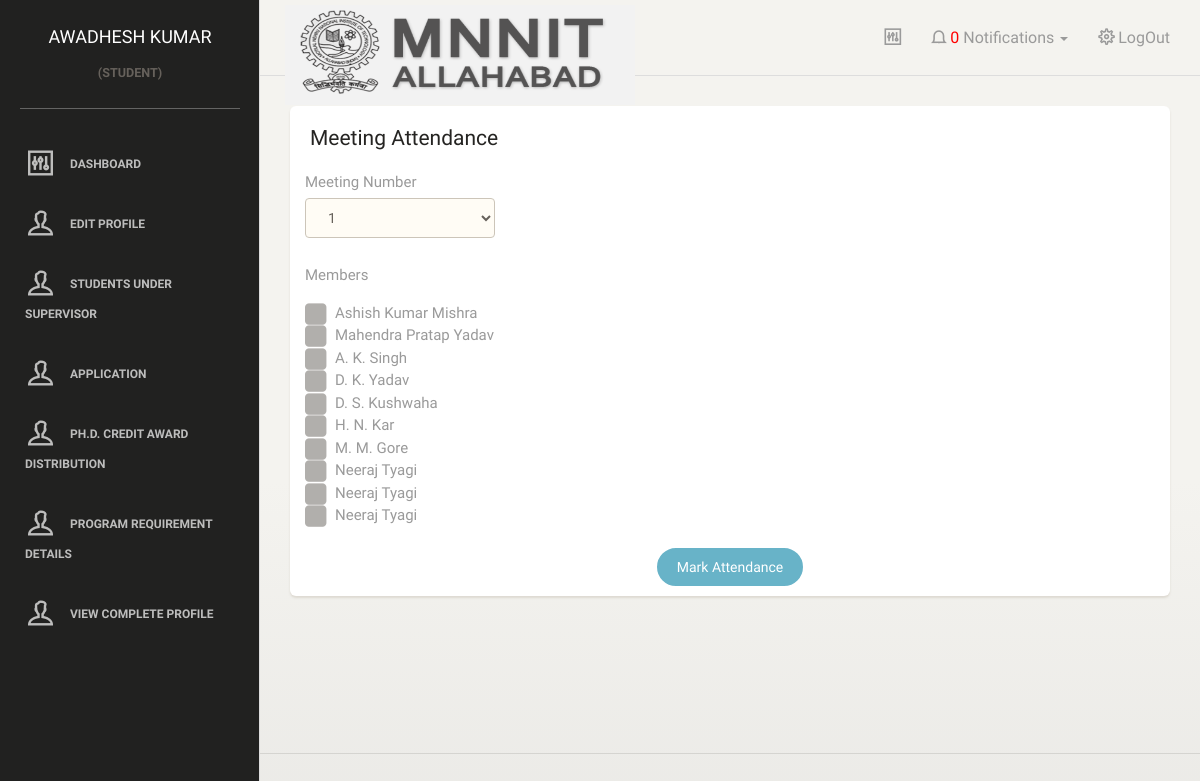
/meetingAttendance.php (signed in), run on the app's committed database.
### tables this page shows
CREATE TABLE `studentmaster` (
  `reg_no` varchar(10) NOT NULL,
  `password` varchar(50) NOT NULL,
  `photo_path` varchar(50) NOT NULL,
  `category` varchar(10) NOT NULL,
  `program` varchar(20) NOT NULL,
  `name` varchar(50) NOT NULL,
  `father_name` varchar(50) NOT NULL,
  `address` varchar(100) NOT NULL,
  `contact_no` decimal(15,0) NOT NULL,
  `mail_id` varchar(30) NOT NULL,
  `hostel` varchar(50) NOT NULL,
  `gender` varchar(20) NOT NULL,
  `highest_qualification` varchar(100) NOT NULL,
  `nationality` varchar(25) NOT NULL,
  `admission_category_code` varchar(10) NOT NULL,
  `stipendiary` tinyint(1) NOT NULL,
  `program_type` varchar(25) NOT NULL,
  `program_category` varchar(25) NOT NULL,
  `dept_id` int(2) NOT NULL,
  `year_of_joining` varchar(20) NOT NULL
);

CREATE TABLE `members` (
  `member_id` varchar(10) NOT NULL,
  `member_type` varchar(20) NOT NULL,
  `committee_id` varchar(10) NOT NULL,
  `dept_id` varchar(10) NOT NULL,
  `role` varchar(25) NOT NULL
);

CREATE TABLE `faculty` (
  `faculty_id` varchar(20) NOT NULL,
  `password` varchar(255) NOT NULL,
  `name` varchar(50) NOT NULL,
  `dept_id` varchar(10) NOT NULL,
  `designation` varchar(50) DEFAULT NULL,
  `contact` decimal(15,0) NOT NULL,
  `mail_id` varchar(50) NOT NULL,
  `external` binary(1) NOT NULL,
  `affiliation` varchar(100) NOT NULL,
  `photo_path` varchar(255) NOT NULL,
  `address` varchar(200) NOT NULL
);

### includes/preProcess.php (called while the page is built, shortened)
<?php
if(!isset($_SESSION['reg_no']))
{
    header("location: ./");
}
else
    $reg_no = $_SESSION['reg_no'];
include("connect.php");
$is_admin = 0;
if(isset($_SESSION['is_admin']) && $_SESSION['is_admin'] == 1)
{
    $is_admin = 1;
    $name = "ADMIN";
    $url =  "//{$_SERVER['HTTP_HOST']}{$_SERVER['REQUEST_URI']}";
    $user['name'] = "ADMIN";
    $escaped_url = htmlspecialchars( $url, ENT_QUOTES, 'UTF-8' );
}else if(! strcmp($_SESSION['role'], "student"))
{
    $query = "SELECT * FROM studentmaster WHERE reg_no='$reg_no'";
    $results = mysqli_query($connection, $query);
    $user = mysqli_fetch_array($results);
    if(empty($user['photo_path']))
    {
        $user['photo_path']='./images/default.jpg';
    }
}
?>

### meetingAttendance.php (the view, shortened to what this page needs)
<?php
	include("./includes/preProcess.php");
?>
<!doctype html>
<html lang="en">
<head>
	<link href="assets/css/bootstrap.min.css" rel="stylesheet" />
	<link href="assets/css/animate.min.css" rel="stylesheet"/>
	<link href="assets/css/paper-dashboard.css" rel="stylesheet"/>
	<link href="assets/css/demo.css" rel="stylesheet" />
	<link href="http://maxcdn.bootstrapcdn.com/font-awesome/latest/css/font-awesome.min.css" rel="stylesheet">
	<link href="assets/css/themify-icons.css" rel="stylesheet">
	<link href="./css/myCss.css" rel="stylesheet">
</head>
<body>
<div class="wrapper">
<div class="sidebar" data-background-color="black" data-active-color="warning">
		<div class="sidebar-wrapper">
			<div class="logo">
				<?php include('./includes/topleft.php') ?>
			</div>
			<?php
				include("./includes/sideNav.php");
			?>
		</div>
	</div>
	<div class="main-panel">
		<nav class="navbar navbar-default">
			<div class="container-fluid">
				<div class="navbar-header">
					<?php include('./includes/logo.php'); ?>
				</div>
				<div class="collapse navbar-collapse">
					<ul class="nav navbar-nav navbar-right">
						<li>
							<a href="#" class="dropdown-toggle" data-toggle="dropdown">
								<i class="ti-panel"></i>
							</a>
						</li>
						<?php include('./includes/notifications.php'); ?>
						<li>
							<a href="./logout.php">
								<i class="ti-settings"></i>
								<p>LogOut</p>
							</a>
						</li>
					</ul>
				</div>
			</div>
		</nav>
		<div class="content">
			<div class="container-fluid">
				<div class="row">
					<div class="col-md-12">
						<div class="card">
							<div class="header">
								<h4 class="title">Meeting Attendance</h4>
							</div>
							<div class="content">
								<form method="GET" action="markAttendance.php">
									<div class="row">
										<div class="col-md-3">
											<div class="form-group">
												<label>Meeting Number</label>
												<select name="meeting_no" class="form-control border-input">
													<?php
														$query = "SELECT * from meeting";
														$meetings = mysqli_query($connection, $query);
														while($thisMeeting = mysqli_fetch_array($meetings) )
														{
													?>
														<option value="<?php echo $thisMeeting['meeting_no'] ?>"><?php echo $thisMeeting['meeting_no'] ?></option>
													<?php
														}
													?>
												</select>
											</div>
										</div>
									</div>
									<div class="row">
										<div class="col-md-3">
											<div class="form-group">
												<label>Members</label>
												<?php
													$query = "SELECT * from members";
													$members = mysqli_query($connection, $query);
													while($thisMember = mysqli_fetch_array($members))
													{
														$thisId = $thisMember['member_id'];
														$query1 = "SELECT * FROM studentmaster WHERE reg_no='$thisId'";
														$thisName = mysqli_query($connection, $query1);
														if(mysqli_num_rows($thisName) != 1)
														{
															$query1 = "SELECT * FROM faculty WHERE faculty_id='$thisId'";
															$thisName = mysqli_query($connection, $query1);
														}
														$thisName = mysqli_fetch_array($thisName);
														$thisMemberName = $thisName['name'];
												?>
													<label class="checkbox">
													<input type="checkbox" name="member_id[]" value="<?php echo $thisMember['member_id'] ?>" data-toggle="checkbox"><?php echo $thisMemberName ?>
													</label>
												<?php
													}
												?>
											</div>
										</div>
									</div>
									<div class="text-center">
										<button type="submit" class="btn btn-info btn-fill btn-wd">Mark Attendance</button>
									</div>
								</form>
							</div>
						</div>
					</div>
				</div>
			</div>
		</div>
		<footer class="footer">
		</footer>
	</div>
</div>
</body>
</html>

### includes/topleft.php
<a href="./dashboard.php" class="simple-text">
                <?php echo $user['name'] ?>
            </a>
            <?php if ($is_admin == 1)
            {
            ?>
            <center><h6>(admin)</h6></center>
            <?php
             } else {
             ?>
             <center><h6>(<?php echo $_SESSION['role']; ?>)</h6></center>
             <?php
             }
             ?>

### data on the page
studentmaster: name "AWADHESH KUMAR"
members: studentmaster.name "Ashish Kumar Mishra"
members: studentmaster.name "Mahendra Pratap Yadav"
members: faculty.name "A. K. Singh"
members: faculty.name "D. K. Yadav"
members: faculty.name "D. S. Kushwaha"
members: faculty.name "H. N. Kar"
members: faculty.name "M. M. Gore"
members: faculty.name "Neeraj Tyagi"
members: faculty.name "Neeraj Tyagi"
members: faculty.name "Neeraj Tyagi"

### other printed values
$_SESSION['role'] "STUDENT"
$countNotifications "0"
form field meeting_no "1"
